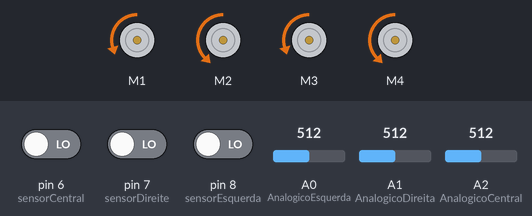
This sketch was run on a simulated Arduino Uno, built with avr-gcc and run on an emulated ATmega328P. Parts: 4 × DC motor (green arrow = forward, orange = backward, longer = faster). The inputs (shaded band) are chosen by the test bench; at power-on: pin 7 (sensorDireite) LOW, pin 6 (sensorCentral) LOW, pin 8 (sensorEsquerda) LOW, A0 (AnalogicoEsquerda) = 512, A1 (AnalogicoDireita) = 512, A2 (AnalogicoCentral) = 512. What the sketch prints to the serial monitor is not drawn.

Above: at 1.2 s.
1.3 s: pin 7 (sensorDireite) driven HIGH
At 1.8 s:
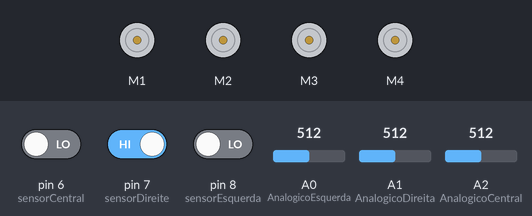
4.3 s: pin 6 (sensorCentral) driven HIGH
At 5.8 s:
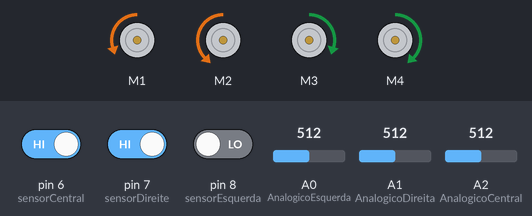
7.3 s: pin 8 (sensorEsquerda) driven HIGH
At 8.6 s:
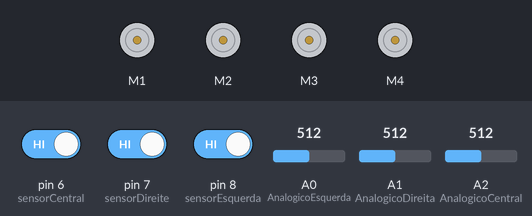
9.7 s: pin 7 (sensorDireite) driven LOW
At 11.1 s:
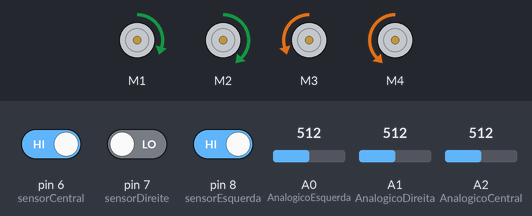
12.7 s: pin 6 (sensorCentral) driven LOW
At 14.16 s:
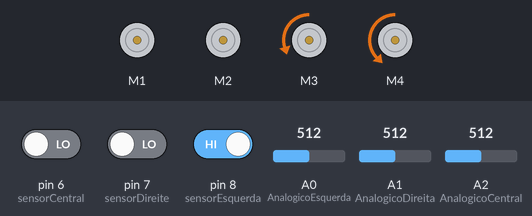
15.7 s: pin 8 (sensorEsquerda) driven LOW
At 16.74 s:
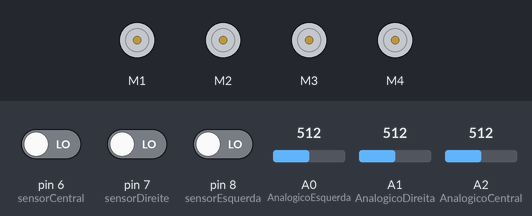
Timing chart, 0 to 19.7 s (numbered marks = the images above; inputs shaded):
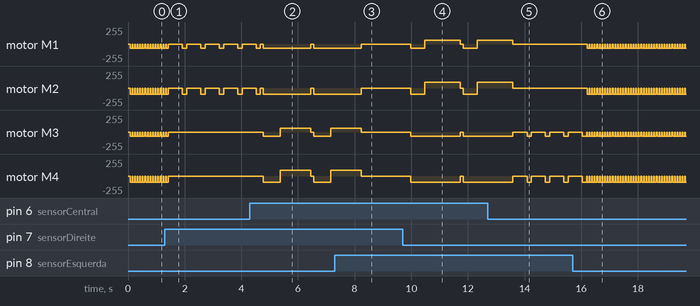

The sketch:

cod_v1.ino
```cpp
#include <Adafruit_MotorShield.h>
#include <Wire.h>
#include <Arduino.h>

#define sensorEsquerda 8
#define sensorDireite 7
#define sensorCentral 6
#define trigPin  9
#define echoPin  10

int AnalogicoEsquerda = A0;
int valorDigitalEsquerda;
int valorAnalogicoEsquerda;

int AnalogicoDireita = A1;
int valorDigitalDireita;
int valorAnalogicoDireita;

int AnalogicoCentral = A2;
int valorDigitalCentral;
int valorAnalogicoCentral;

float duration, distance;

int verificao = 0;

bool BRANCO = 0, PRETO =1;

Adafruit_MotorShield AFMS = Adafruit_MotorShield();


  Adafruit_DCMotor *MotorEsquerdaFrente = AFMS.getMotor(1); //motor esq frente
  Adafruit_DCMotor *MotorEsquerdaTras = AFMS.getMotor(2); //motor esq tras
  Adafruit_DCMotor *MotorDireitaFrente = AFMS.getMotor(3); //motor direita frente
  Adafruit_DCMotor *MotorDireitaTras = AFMS.getMotor(4); //motor direita tras


void setup() {

  AFMS.begin();
  MotorEsquerdaFrente->setSpeed(90);
  MotorEsquerdaTras->setSpeed(90);
  MotorDireitaFrente->setSpeed(90);
  MotorDireitaTras->setSpeed(90);
  Serial.begin(9600);
  pinMode(sensorEsquerda ,INPUT);
  pinMode(AnalogicoEsquerda ,INPUT);
  pinMode(sensorDireite ,INPUT);
  pinMode(AnalogicoDireita ,INPUT);
  pinMode(sensorCentral ,INPUT);
  pinMode(AnalogicoCentral ,INPUT);
  pinMode(trigPin, OUTPUT);
  pinMode(echoPin, INPUT);
}


void loop() {

valorDigitalEsquerda = digitalRead(sensorEsquerda); //Realiza a leitura digital e armazena o valor na variavel valorDigital
valorAnalogicoEsquerda = analogRead(AnalogicoEsquerda); //Realiza a leitura analógica e armazena o valor na variavel valorAnalogico
valorDigitalDireita = digitalRead(sensorDireite);
valorAnalogicoDireita = analogRead(AnalogicoDireita);
valorDigitalCentral = digitalRead(sensorCentral);
valorAnalogicoCentral = analogRead(AnalogicoCentral);

//Serial.println(valorDigital);
//Serial.println(valorDigitalDireita);
Serial.println(valorAnalogicoEsquerda);
Serial.println(valorAnalogicoDireita);
Serial.println("============");
delay(50);

  if ((valorDigitalCentral == PRETO) && (valorDigitalEsquerda == BRANCO) && (valorDigitalDireita == BRANCO)){
    frente(80);
    Parar(0);
    leituraSensorInfra();
  }
  else if ((valorDigitalDireita == PRETO) && (valorDigitalCentral == BRANCO) && (valorDigitalEsquerda == BRANCO)){
    Parar(500);
    correcaoEsquerda();
    leituraSensorInfra();
  }
  else if ((valorDigitalEsquerda == PRETO) && (valorDigitalCentral == BRANCO) && (valorDigitalDireita == BRANCO)){
    Parar(500);
    correcaoDireita();
    leituraSensorInfra();
  }
  else if ((valorDigitalDireita == BRANCO) && (valorDigitalCentral == BRANCO) && (valorDigitalEsquerda == BRANCO)) {
    Parar(20);
    tresBrancos(20);
    leituraSensorInfra();
  }
  else if ((valorDigitalDireita == BRANCO) && (valorDigitalCentral == PRETO) && (valorDigitalEsquerda == PRETO)) {
    CurvaEsquerda();
  }
  else if ((valorDigitalDireita == PRETO) && (valorDigitalCentral == PRETO) && (valorDigitalEsquerda == BRANCO)) {
    CurvaDireita();
  }
  else{
    Parar(500);
  }

}

void leituraSensorInfra(){
  digitalRead(valorDigitalEsquerda);
  digitalRead(valorDigitalCentral);
  digitalRead(valorDigitalDireita);
}


void frente(int d){
  MotorEsquerdaFrente->run(BACKWARD);
  MotorEsquerdaTras->run(BACKWARD);
  MotorDireitaFrente->run(BACKWARD);
  MotorDireitaTras->run(BACKWARD);
  delay(d);
}

void Parar(int d){
    MotorEsquerdaFrente->run(RELEASE);
    MotorEsquerdaTras->run(RELEASE);
    MotorDireitaFrente->run(RELEASE);
    MotorDireitaTras->run(RELEASE);
    delay(d);
}

void tras(){
  MotorEsquerdaFrente->run(FORWARD);
  MotorEsquerdaTras->run(FORWARD);
  MotorDireitaFrente->run(FORWARD);
  MotorDireitaTras->run(FORWARD);
}

void correcaoEsquerda(){
  MotorEsquerdaTras->run(BACKWARD);
  MotorEsquerdaFrente->run(BACKWARD);
  MotorDireitaFrente->run(RELEASE);
  MotorDireitaTras->run(RELEASE);
  delay(100);
  leituraSensorInfra();
}

void correcaoDireita(){
  MotorDireitaFrente->run(BACKWARD);
  MotorDireitaTras->run(BACKWARD);
  MotorEsquerdaFrente->run(RELEASE);
  MotorEsquerdaTras->run(RELEASE);
  delay(100);
  leituraSensorInfra();
}
void leituraSensorUltrassonico(){
    digitalWrite(trigPin, LOW);
    delayMicroseconds(2);
    digitalWrite(trigPin, HIGH);
    delayMicroseconds(10);
    digitalWrite(trigPin, LOW);
    duration = pulseIn(echoPin, HIGH);
    distance = (duration*.0343)/2;
    Serial.println(distance);
    delay(50);
}

void tresBrancos(int d){
    MotorDireitaFrente->setSpeed(60);
    MotorEsquerdaFrente->setSpeed(60);
    MotorEsquerdaFrente->run(BACKWARD);
    MotorEsquerdaTras->run(BACKWARD);
    MotorDireitaFrente->run(BACKWARD);
    MotorDireitaTras->run(BACKWARD);
    delay(d);
}

void CurvaEsquerda(){
    Parar(100);
    frente(500);
    MotorDireitaFrente->run(BACKWARD);
    MotorDireitaTras->run(BACKWARD);
    MotorEsquerdaFrente->run(FORWARD);
    MotorEsquerdaTras->run(FORWARD);
    delay(1200);
}

void CurvaDireita(){
    Parar(100);
    frente(600);
    MotorDireitaFrente->run(FORWARD);
    MotorDireitaTras->run(FORWARD);
    MotorEsquerdaFrente->run(BACKWARD);
    MotorEsquerdaTras->run(BACKWARD);
    delay(1025);
}
```

Measured:
- after the input at 1.3 s, motor M3, motor M4: goes on until 1.4 s, then stays stopped
- after the input at 7.3 s, motor M1–4: goes on until 8.2 s, then stays stopped
- after the input at 12.7 s, motor M1, motor M2: goes on until 13.6 s, then stays stopped; motor M3: alternates backward 60/255 for 0.15 s and stopped for 0.50 s, starting after 1.4 s; motor M4: alternates backward 90/255 for 0.15 s and stopped for 0.50 s, starting after 1.4 s
- after the input at 15.7 s, motor M1: alternates backward 60/255 for 0.07 s and stopped for 0.02 s, starting after 0.51 s; motor M2: alternates backward 90/255 for 0.07 s and stopped for 0.02 s, starting after 0.51 s
- by itself, motor M3: alternates backward 60/255 for 0.07 s and stopped for 0.02 s
- by itself, motor M4: alternates backward 90/255 for 0.07 s and stopped for 0.02 s
